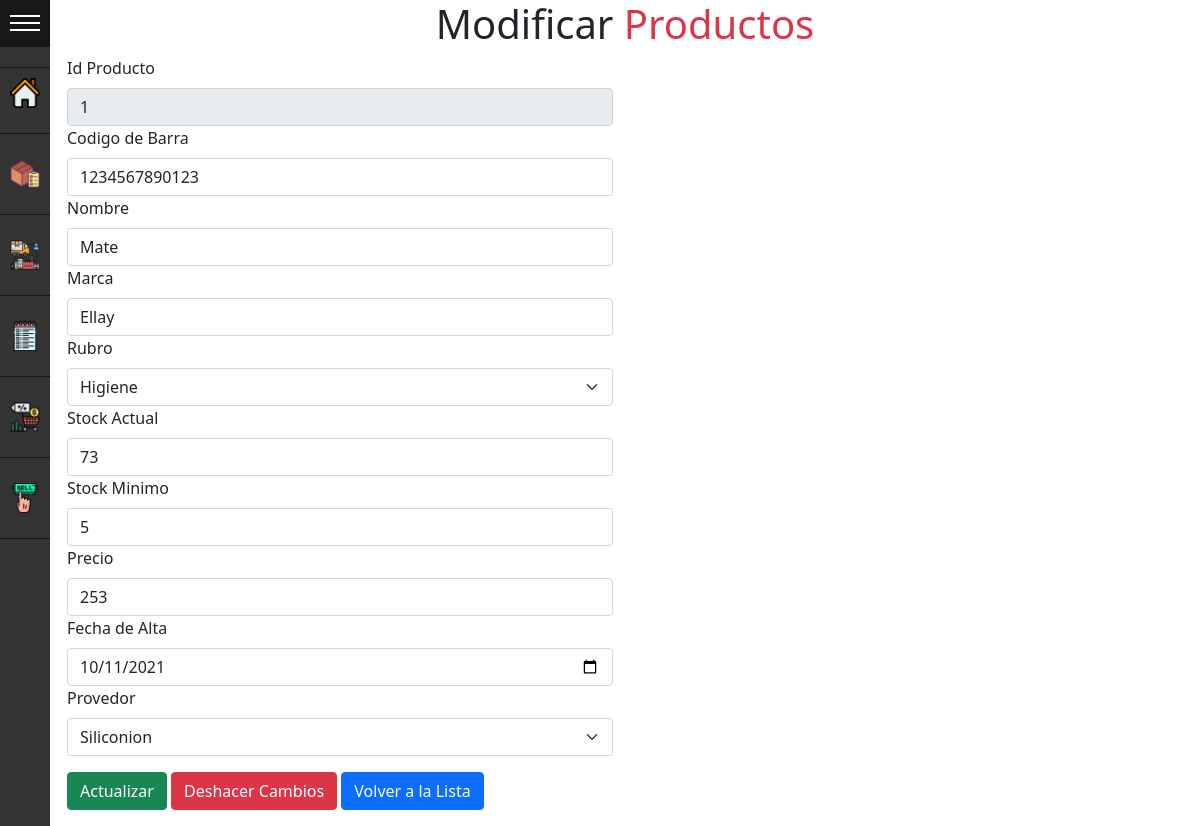
Page /Productos/modif_prod.php?ids=1 (signed in) on the committed database.
### tables this page shows
CREATE TABLE `productos` (
  `producto_id` int(100) NOT NULL,
  `ncodigo_barra` varchar(13) NOT NULL,
  `cnombre_producto` varchar(255) NOT NULL,
  `cmarca_producto` varchar(255) NOT NULL,
  `rela_rubro_id` int(100) NOT NULL,
  `nstock_actual` int(11) NOT NULL,
  `nstock_min` int(4) NOT NULL,
  `nprecio_producto` int(10) NOT NULL,
  `dfecha_alta_producto` date NOT NULL,
  `rela_proveedor_id` int(100) NOT NULL
);

### Productos/modif_prod.php (the view, shortened to what this page needs)
<!doctype html>
<html>
<head>
<link rel="stylesheet" href="../estilo.css">
<link rel="stylesheet" href="../css/bootstrap/css/bootstrap.min.css" type="text/css">
<link rel="stylesheet" type="text/css" href="../assets/datatables/datatables.min.css"/>
<link rel="stylesheet"  type="text/css" href="../assets/datatables/DataTables-1.11.3/css/dataTables.bootstrap5.min.css">
<link rel="stylesheet" href="../css/styles.css" type="text/css">
</head>
<body>
<header>
	<div class="container">
		<div class="row ">
			<div class="col-lg-12">
    		<h1 class="text-center">Modificar <span class="text-danger">Productos</span></h1>
			</div>
		</div>
	</div>
</header>
<div id="sidemenu" class="menu-collapsed">
    <div id="header">
        <div id="menu-btn">
            <div class="btn-hamburguer"></div>
            <div class="btn-hamburguer"></div>
            <div class="btn-hamburguer"></div>
        </div>
    </div>
    <div id="profile">
    </div>
    <div id="menu-items">
        <div class="item">
            <a href="../inicio.php">
                <div class="icon"> <img src="../imagenes/iconos/inicio.png" width="40px"> </div>
            </a>
        </div>
        <div class="item separator">
        </div>
		<div class="item">
            <a href="../Productos/lista_productos.php">
                <div class="icon"> <img src="../imagenes/iconos/caja.png" width="40px"> </div>
            </a>
        </div>
        <div class="item separator">
        </div>
        <div class="item">
            <a href="../Proveedores/lista_prov.php">
                <div class="icon"> <img src="../imagenes/iconos/proveedor.png" width="40px"> </div>
            </a>
        </div>
        <div class="item separator">
        </div>
        <div class="item">
            <a href="../Tipos_productos/lista_tipop.php">
                <div class="icon"> <img src="../imagenes/iconos/rubros.png" width="40px"> </div>
            </a>
        </div>
        <div class="item separator">
        </div>
        <div class="item">
            <a href="../Ventas/lista_venta.php">
                <div class="icon"> <img src="../imagenes/iconos/bienes.png" width="40px"> </div>
            </a>
        </div>
        <div class="item separator">
        </div>
		<div class="item">
            <a href="../Ventas/nueva_venta.php">
                <div class="icon"> <img src="../imagenes/iconos/vender.png" width="40px"> </div>
            </a>
        </div>
        <div class="item separator">
        </div>
    </div>
</div>
<?php
  require '../conexion.php';
  $id = $_GET['ids'];
  $consulta="SELECT * FROM productos WHERE producto_id = $id";
  $resultado= $conexion->query($consulta);
  $fin = $resultado-> fetch_assoc();
  ?>
  <div class="container">
	  <div class="row">
		  <div class="col-lg-6 col-md-12 col-sm-12">
  <form action="updateprod.php" method="POST">
	<div class="form-group">
		<label for="id_producto" class="form-label">Id Producto</label>
		<input type="number" name="id_producto" class="form-control" id="id_producto" value="<?php echo $fin['producto_id'] ?>" readonly>
	</div>
	<div class="form-group">
		<label for="codigo_b" class="form-label">Codigo de Barra</label>
		<input type="number" class="form-control" name="codigo_b" id="codigo_b" value="<?php echo $fin['ncodigo_barra'] ?>" required>
	</div>
	<div class="form-group">
		<label for="nombre" class="form-label">Nombre</label>
		<input type="text" name="nombre" class="form-control" id= "nombre" value="<?php echo $fin['cnombre_producto'] ?>" required>
	</div>
	<div class="form-group">
		<label for="marca" class="form-label">Marca</label>
		<input type="text" class="form-control" name="marca" id= 'marca'  value="<?php echo $fin['cmarca_producto'] ?>" required>
	</div>
	<div class="form-group">
	<label for="id_rubro" class="form-label">Rubro</label>
	<select name="id_rubro" id="id_rubro" class="form-select">
				 <?php
			$consulta1="SELECT * FROM rubros ORDER BY cnombre_rubro";
		$resultado2= $conexion->query($consulta1);
		while($valores=mysqli_fetch_array($resultado2)){	?>
			<option value = <?php echo $valores['rubro_id']; ?> <?php if($valores['rubro_id'] == $fin['rela_rubro_id'] ){ echo "SELECTED";} ?> >
    		<?php echo $valores['cnombre_rubro']; ?></option>
		<?php
		}
			?>
			</select>
	</div>
	<div class="form-group">
		<label for="stock_actual" class="form-label">Stock Actual</label>
		<input type="number" class="form-control" name="stock_actual" id= "stock_actual" value="<?php echo $fin['nstock_actual'] ?>" min="1" required>
	</div>
	<div class="form-group">
		<label for="stock_minim" class="form-label">Stock Minimo		</label>
		<input type="number" name="stock_minim" class="form-control" id= 'stock_minim' value="<?php echo $fin['nstock_min'] ?>" min="1" required>
	<div class="form-group">
		<label for="precio" class="form-label">Precio</label>
		<input type="number" name="precio" class="form-control" id='precio' value="<?php echo $fin['nprecio_producto'] ?>" min="1" required>
	</div>
	<div class="form-group">
		<label for="fecha_alta" class="form-label">Fecha de Alta</label>
		<input type="date" class="form-control" name="fecha_alta" id= 'fecha_alta' value="<?php echo $fin['dfecha_alta_producto'] ?>" required>
	</div>
	<div class="form-group mb-3">
		<label for="id_prov" class="form-label">Provedor</label>
		<select name="id_prov" id="id_prov" class="form-select">
				  <?php
				$consulta2="SELECT * FROM proveedores ORDER BY cnombre_prov";
		$resultado2= $conexion->query($consulta2);
		while($valores2=mysqli_fetch_array($resultado2)){	?>
			<option value = <?php echo $valores2['proveedor_id']; ?> <?php if($valores2['proveedor_id'] == $fin['rela_proveedor_id'] ){ echo "SELECTED";} ?> >
    		<?php echo $valores2['cnombre_prov']; ?></option>
		<?php
		}
				?>
				  </select>
	</div>
      <input class="btn btn-success mb-3 " type="submit" value="Actualizar">
	  <button type="reset" class="btn btn-danger mb-3">Deshacer Cambios</button>
	  <a  class="btn btn-primary mb-3 " href="lista_productos.php">Volver a la Lista</a>
	</div>
	</form>
	</div>
	</div>
	</div>
</body>
</html>

### menu/estilo.css (style rules this page uses)
body { font-family: arial, helvetica; background: #e8e8e8; }

### css/styles.css (style rules this page uses)
* { margin: 0; padding: 0; box-sizing: border-box; }
:root { --width:150px; --padding:10px; --bgcolor:rgb(52,52,52); --hovercolor: rgb(23,23,23); --width-collapsed:50px; }
body { margin-left:var(--width-collapsed); }
#sidemenu { background-color: var(--bgcolor); color: white; position:fixed; height:100%; left:0; top:0; }
#sidemenu a { color: white; text-decoration: none; }
#sidemenu #header { box-sizing: border-box; border-bottom: solid 1px var(--hovercolor); }
#sidemenu #header #title, #sidemenu #header #menu-btn { vertical-align: middle; }
#sidemenu #header #menu-btn { display: inline-block; }
#sidemenu #header #menu-btn { cursor: pointer; padding: 10px; width: var(--width-collapsed); box-sizing:border-box; }
#sidemenu #header #menu-btn .btn-hamburguer { background-color: #fff; width: 100%; height:2px; margin: 5px 0; }
#sidemenu #profile { border-bottom: solid 1px var(--hovercolor); padding: var(--padding) 0; text-align:center; }
#sidemenu #menu-items { overflow:hidden; }
#sidemenu #menu-items .item { width: var(--width); }
#sidemenu #menu-items .item .icon { display: inline-block; }
#sidemenu #menu-items .item .icon, #sidemenu #menu-items .item .title { font-size:14px; vertical-align: middle; overflow: hidden; display: inline-block; }
#sidemenu #menu-items .item a { display:block; }
#sidemenu #menu-items .item .icon { box-sizing: border-box; padding: var(--padding); width: var(--width-collapsed); }
#sidemenu #menu-items .item .icon img { width:100%; }
#sidemenu #menu-items .item.separator { height: 1px; border-bottom: solid 1px var(--hovercolor); margin:15px 0 }
.menu-collapsed { width: var(--width-collapsed); }
.menu-collapsed .item { width:100px; }
h1 { font-size: 40px; }
a { text-decoration:none; }

### rows in the picture
productos: id_producto "1", codigo_b "1234567890123", nombre "Mate", marca "Ellay", stock_actual "73", stock_minim "5", precio "253", fecha_alta "10/11/2021"

### other values in the picture
form field id_rubro "Higiene"
form field id_prov "Siliconion"
